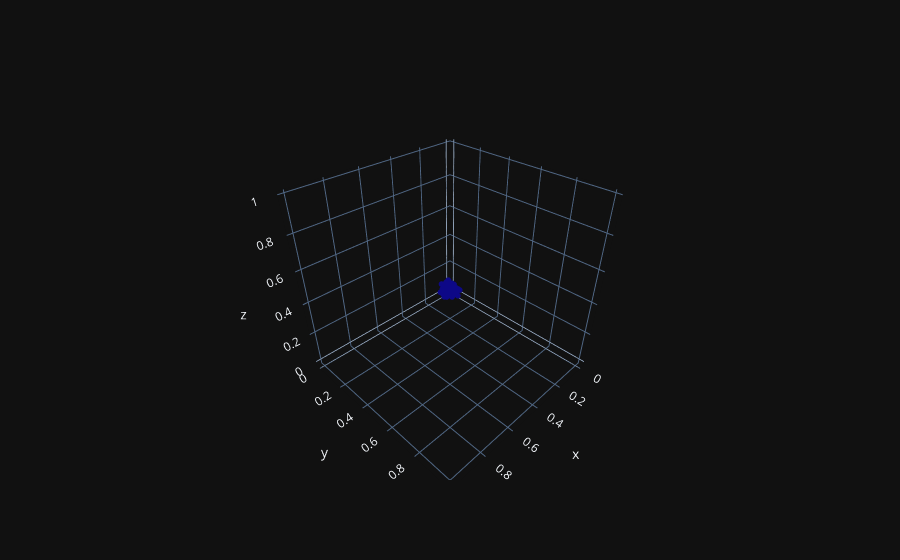

Notebook source saved alongside this figure:
### Code cell
#отделяем первый класс от других  в обучающей выборке
y_train1 = [[] for _ in range(len(Y_train))]#создаем массив для отделения из Y_train 1 класса
for _ in range(len(Y_train)):
    if Y_train[_] == 0:
        y_train1[_] = 1
    else:
        y_train1[_] = 0
Y_train1 = np.array(y_train1)
Y_train1 = Y_train1.reshape((len(Y_train),1))

#отделяем первый класс от других  в тестирующей выборке
Y_test1 = [[] for _ in range(len(Y_test))]#создаем массив для отделения из Y_train 1 класса
for _ in range(len(Y_test)):
    if Y_test[_] == 0:
        Y_test1[_] = 1
    else:
        Y_test1[_] = 0
Y_test1 = np.array(Y_test1)
Y_test1 = Y_test1.reshape((len(Y_test),1))


dfff = pd.DataFrame(X_train)

fig = go.Figure(data=[
    go.Scatter3d(
        x=dfff[0], y=dfff[1], z=dfff[2], mode='markers', marker=dict(size=2, color=y_train1)
    )
])
fig.show()


print(len(Y_train1))
print(len(X_train))
print(len(Y_test1))
print(len(X_test))

### Figure 1 — Plotly figure (JSON) as saved in the notebook; plotly's stock layout.template omitted (floating-point values rounded to 4 significant figures; data arrays with more than 128 entries replaced by an {"elided": "..."} marker saying what was removed)
{"data": [{"marker": {"color": {"elided": "300 int values"}, "size": 2}, "mode": "markers", "x": {"elided": "300 float values"}, "y": {"elided": "300 float values"}, "z": {"elided": "300 float values"}, "type": "scatter3d"}], "layout": {}}
